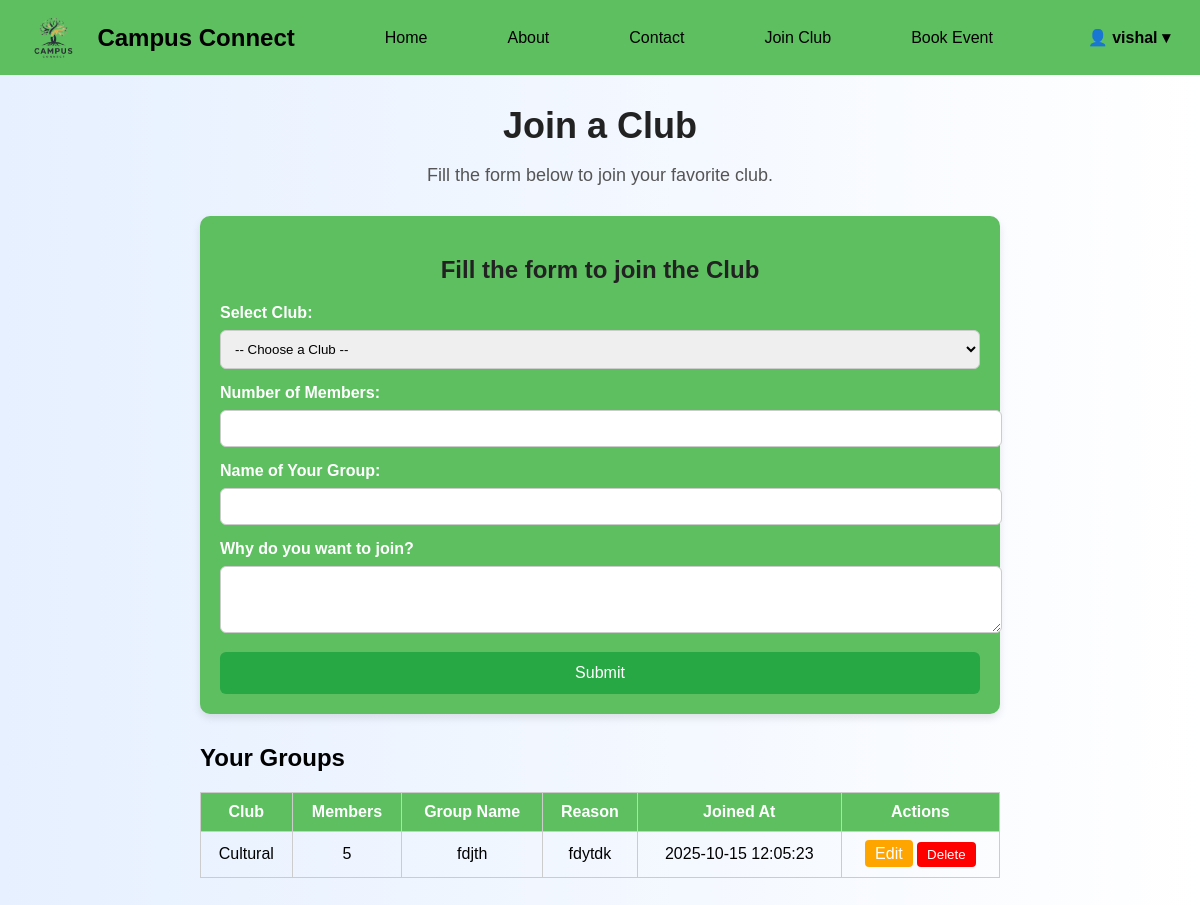
Screenshot of /join_club (signed in) with the database file from the repository.
### tables this page shows
CREATE TABLE club_members (
    id INTEGER PRIMARY KEY AUTOINCREMENT,
    username TEXT NOT NULL,
    club TEXT NOT NULL,
    members INTEGER NOT NULL,
    group_name TEXT NOT NULL,
    reason TEXT,
    joined_at TIMESTAMP DEFAULT CURRENT_TIMESTAMP
);

### app.py (the view, shortened to what this page needs)
@app.route('/join_club', methods=['GET', 'POST'])
@login_required
def join_club():
    username = session.get('user')
    conn = get_db_connection()
    groups = conn.execute("SELECT * FROM club_members WHERE username=?", (username,)).fetchall()
    conn.close()
    return render_template('join_club.html', user=username, groups=groups)

### app.py (called while the page is built)
def get_db_connection():
    conn = sqlite3.connect(DB_PATH)
    conn.row_factory = sqlite3.Row
    return conn

def login_required(f):
    @wraps(f)
    def decorated_function(*args, **kwargs):
        if 'user' not in session:
            return redirect(url_for('login', next=request.path))
        return f(*args, **kwargs)
    return decorated_function

### templates/join_club.html (shortened to what this page needs)
<!DOCTYPE html>
<html lang="en">
<head>
</head>
<body>
    <div class="navbar">
  <img src="{{ url_for('static', filename='images/logo.png') }}" style="height:45px; margin-right:10px;">
  <h2>Campus Connect</h2>
  <a href="{{ url_for('index') }}">Home</a>
  <a href="{{ url_for('about') }}">About</a>
  <a href="{{ url_for('contact') }}">Contact</a>
  <a href="{{ url_for('join_club') }}">Join Club</a>
  <a href="{{ url_for('book_event') }}">Book Event</a>
  {% if user %}
  <div class="user-section" id="userMenu">
    <span class="user-toggle">👤 {{ user }} &#9662;</span>
  </div>
  {% else %}
    <a href="{{ url_for('login') }}" class="login-btn">Login/Register</a>
  {% endif %}
</div>
  <div class="container">
    <h1>Join a Club</h1>
    <p>Fill the form below to join your favorite club.</p>
    <div class="form-container">
      <h2>Fill the form to join the Club</h2>
      <form method="POST" action="{{ url_for('join_club') }}">
        <label for="club">Select Club:</label>
        <select name="club" id="club" required>
          <option value="">-- Choose a Club --</option>
        </select>
        <label for="members">Number of Members:</label>
        <input type="number" name="members" id="members" min="1" required>
        <label for="group_name">Name of Your Group:</label>
        <input type="text" name="group_name" id="group_name" required>
        <label for="reason">Why do you want to join?</label>
        <textarea name="reason" id="reason" rows="3" required></textarea>
        <button type="submit">Submit</button>
      </form>
    </div>
    {% if groups %}
    <div style="margin-top:30px; text-align:left;">
      <h2>Your Groups</h2>
      <table>
        <tr>
          <th>Club</th>
          <th>Members</th>
          <th>Group Name</th>
          <th>Reason</th>
          <th>Joined At</th>
          <th>Actions</th>
        </tr>
        {% for group in groups %}
        <tr>
          <td>{{ group.club }}</td>
          <td>{{ group.members }}</td>
          <td>{{ group.group_name }}</td>
          <td>{{ group.reason }}</td>
          <td>{{ group.joined_at }}</td>
          <td>
            <a href="{{ url_for('edit_club', id=group.id) }}" class="btn-edit">Edit</a>
            <form method="POST" action="{{ url_for('delete_club', id=group.id) }}" style="display:inline;">
              <button type="submit" class="btn-delete">Delete</button>
            </form>
          </td>
        </tr>
        {% endfor %}
      </table>
    </div>
    {% endif %}
  </div>
</body>
</html>

### templates/join_club.html (style rules this page uses)
body { margin: 0; font-family: Arial, sans-serif; background: linear-gradient(to right, #e6f0ff, #ffffff); }
.navbar { display: flex; align-items: center; background-color: rgb(94, 191, 97); padding: 15px 30px; font-family: Arial, sans-serif; }
.navbar h2 { margin: 0 30px 0 10px; color: black; font-weight: bold; }
.navbar a { text-decoration: none; color: black; margin: 0 20px; font-weight: 500; margin-left: 60px; }
.user-section { position: relative; margin-left: auto; cursor: pointer; font-weight: bold; color: black; }
.container { text-align:center; margin:30px auto; max-width:800px; }
.container h1 { font-size:36px; margin-bottom:10px; color:#222; }
.container p { font-size:18px; color:#555; margin-bottom:30px; }
.form-container { background:rgb(94, 191, 97); padding:20px; border-radius:10px; box-shadow:0 4px 8px rgba(0,0,0,0.1); text-align:left; }
.form-container h2 { margin-bottom:20px; color:#222; text-align:center; }
label { display:block; margin-bottom:8px; font-weight:bold; color:#fff; }
select, input, textarea { width:100%; padding:10px; margin-bottom:15px; border:1px solid #ccc; border-radius:6px; }
.form-container button { width:100%; padding:12px; border:none; background:#28a745; color:white; border-radius:6px; font-size:16px; cursor:pointer; }
table { width:100%; border-collapse:collapse; margin-top:20px; }
table, th, td { border:1px solid #ccc; }
th, td { padding:10px; text-align:center; }
th { background:#5ebf61; color:white; }
.btn-edit { background:orange; color:white; padding:5px 10px; border-radius:4px; text-decoration:none; }
.btn-delete { background:red; color:white; border:none; padding:5px 10px; border-radius:4px; cursor:pointer; }

### rows the page displays
club_members: username "vishal", club "Cultural", members "5", group_name "fdjth", reason "fdytdk", joined_at "2025-10-15 12:05:23"
